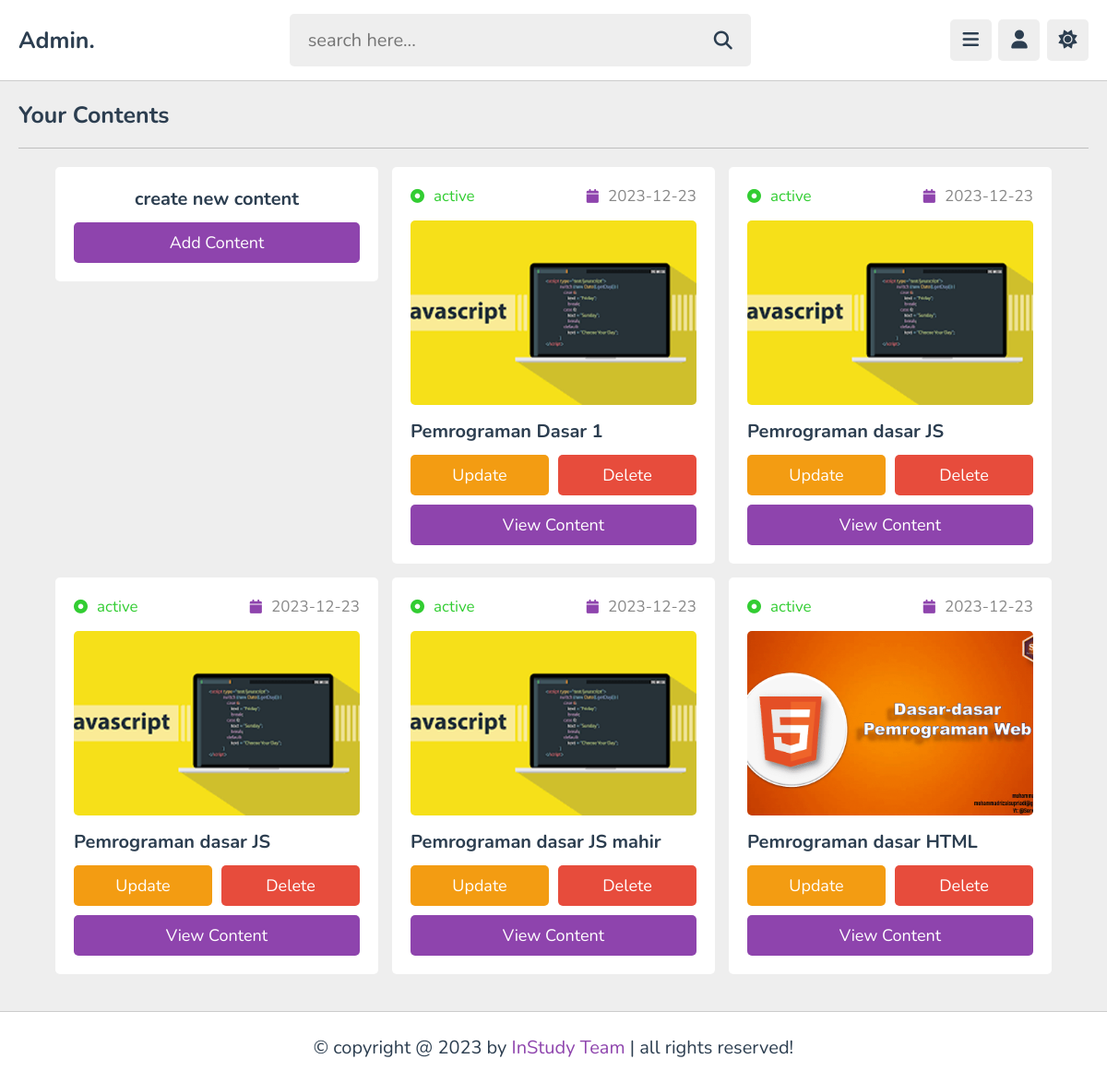
The page /admin/contents.php (signed in) on the database its author committed.
### tables this page shows
CREATE TABLE `content` (
  `id` varchar(20) NOT NULL,
  `tutor_id` varchar(20) NOT NULL,
  `playlist_id` varchar(20) NOT NULL,
  `title` varchar(100) NOT NULL,
  `description` varchar(1000) NOT NULL,
  `video` varchar(100) NOT NULL,
  `thumb` varchar(100) NOT NULL,
  `date` date NOT NULL DEFAULT current_timestamp(),
  `status` varchar(20) NOT NULL DEFAULT 'deactive'
);

### admin/contents.php (the view, shortened to what this page needs)
<?php
include '../components/connect.php';
if(isset($_COOKIE['tutor_id'])){
   $tutor_id = $_COOKIE['tutor_id'];
}else{
   $tutor_id = '';
   header('location:login.php');
}
?>
<!DOCTYPE html>
<html lang="en">
<head>
   <link rel="stylesheet" href="https://cdnjs.cloudflare.com/ajax/libs/font-awesome/6.2.0/css/all.min.css">
   <link rel="stylesheet" href="../css/admin_style.css">
</head>
<body>
<?php include '../components/admin_header.php'; ?>
<section class="contents">
   <h1 class="heading">your contents</h1>
   <div class="box-container">
   <div class="box" style="text-align: center;">
      <h3 class="title" style="margin-bottom: .5rem;">create new content</h3>
      <a href="add_content.php" class="btn">add content</a>
   </div>
   <?php
      $select_videos = $conn->prepare("SELECT * FROM `content` WHERE tutor_id = ? ORDER BY date DESC");
      $select_videos->execute([$tutor_id]);
      if($select_videos->rowCount() > 0){
         while($fecth_videos = $select_videos->fetch(PDO::FETCH_ASSOC)){
            $video_id = $fecth_videos['id'];
   ?>
      <div class="box">
         <div class="flex">
            <div><i class="fas fa-dot-circle" style="<?php if($fecth_videos['status'] == 'active'){echo 'color:limegreen'; }else{echo 'color:red';} ?>"></i><span style="<?php if($fecth_videos['status'] == 'active'){echo 'color:limegreen'; }else{echo 'color:red';} ?>"><?= $fecth_videos['status']; ?></span></div>
            <div><i class="fas fa-calendar"></i><span><?= $fecth_videos['date']; ?></span></div>
         </div>
         <img src="../uploaded_files/<?= $fecth_videos['thumb']; ?>" class="thumb" alt="">
         <h3 class="title"><?= $fecth_videos['title']; ?></h3>
         <form action="" method="post" class="flex-btn">
            <a href="update_content.php?get_id=<?= $video_id; ?>" class="option-btn">update</a>
            <input type="submit" value="delete" class="delete-btn" onclick="return confirm('delete this video?');" name="delete_video">
         </form>
         <a href="view_content.php?get_id=<?= $video_id; ?>" class="btn">view content</a>
      </div>
   <?php
         }
      }else{
         echo '<p class="empty">no contents added yet!</p>';
      }
   ?>
   </div>
</section>
<?php include '../components/footer.php'; ?>
</body>
</html>

### css/admin_style.css (style rules this page uses)
:root { --main-color:#8e44ad; --red:#e74c3c; --oragen:#f39c12; --white:#fff; --black:#2c3e50; --light-color:#888; --light-bg:#eee; --border:.1rem solid rgba(0,0,0,.2); }
* { font-family: 'Nunito', sans-serif; margin: 0; padding: 0; box-sizing: border-box; outline: none; border: none; text-decoration: none; }
html { font-size: 62.5%; overflow-x: hidden; }
body { background-color: var(--light-bg); padding-left: 30rem; }
section { padding:2rem; max-width: 1200px; margin: 0 auto; }
.btn, .option-btn, .delete-btn, .inline-btn, .inline-option-btn, .inline-delete-btn { border-radius: .5rem; padding: 1rem 3rem; font-size: 1.8rem; color: #fff; margin-top: 1rem; text-transform: capitalize; cursor: pointer; text-align: center; }
.btn, .option-btn, .delete-btn { display: block; width: 100%; }
.btn, .inline-btn { background-color: var(--main-color); }
.option-btn, .inline-option-btn { background-color: var(--oragen); }
.delete-btn, .inline-delete-btn { background-color: var(--red); }
.flex-btn { display:flex; gap: 1rem; }
.heading { padding-bottom: 1.8rem; border-bottom: var(--border); font-size: 2.5rem; color: var(--black); text-transform: capitalize; margin-bottom: 2rem; }
.contents .box-container { display: grid; grid-template-columns: repeat(auto-fit, 35rem); align-items: flex-start; justify-content: center; gap: 1.5rem; }
.contents .box-container .box { border-radius: .5rem; background-color: var(--white); padding: 2rem; overflow-x: hidden; }
.contents .box-container .box .thumb { height: 20rem; width: 100%; border-radius: .5rem; object-fit: cover; margin: 1rem 0; }
.contents .box-container .box .flex { display: flex; align-items: center; justify-content: space-between; gap: 1.5rem; margin-bottom: .5rem; }
.contents .box-container .box .flex i { font-size: 1.5rem; color: var(--main-color); margin-right: 1rem; }
.contents .box-container .box .flex span { color: var(--light-color); font-size: 1.7rem; }
.contents .box-container .box .title { font-size: 2rem; color: var(--black); line-height: 1.5; text-overflow: ellipsis; overflow-x: hidden; }
@media (max-width:1200px) { body { padding-left: 0; } }

### rows shown on the page
content: status "active", date "2023-12-23", thumb (picture), title "Pemrograman Dasar 1"
content: status "active", date "2023-12-23", thumb (picture), title "Pemrograman dasar JS"
content: status "active", date "2023-12-23", thumb (picture), title "Pemrograman dasar JS"
content: status "active", date "2023-12-23", thumb (picture), title "Pemrograman dasar JS mahir"
content: status "active", date "2023-12-23", thumb (picture), title "Pemrograman dasar HTML"
